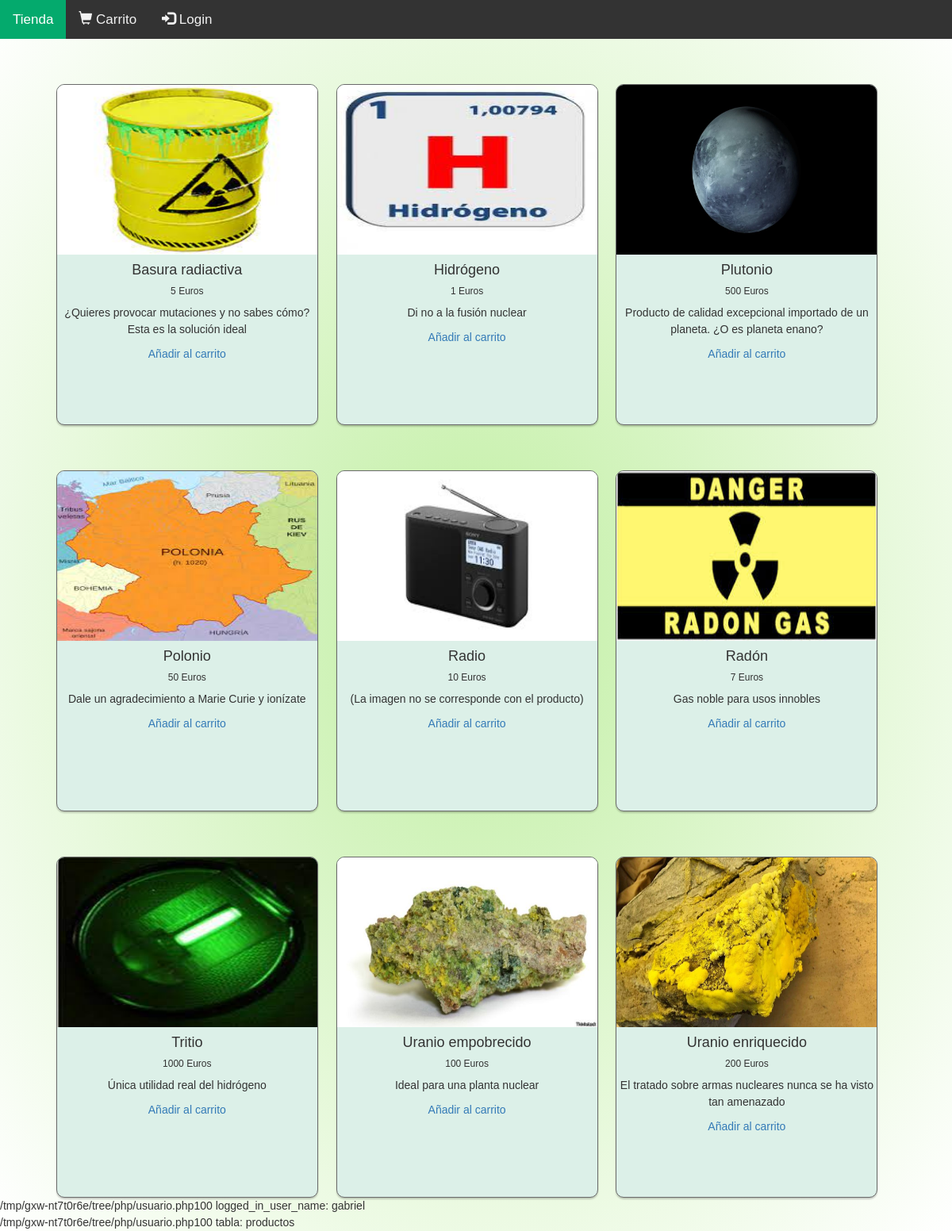
The page /php/usuario.php (signed in) on the database its author committed.
### tables this page shows
create table productos (producto varchar(50) not null primary key, precio int not null, descripcion text, imagen varchar(50));

### php/usuario.php (the view, shortened to what this page needs)
<!DOCTYPE html>
<html lang="es">
<head>
    <link rel="stylesheet" href="https://maxcdn.bootstrapcdn.com/bootstrap/3.3.7/css/bootstrap.min.css">
    <link rel="stylesheet" type="text/css" href="../css/estilos.css">
</head>
<body>
    <div class="topnav">
        <a class="active" href="#usuario.php">Tienda</a>
        <a href="javascript:void(0);" onclick="openNav()"><span class="glyphicon glyphicon-shopping-cart"></span> Carrito</a>
        <a href="javascript:void(0);" onclick="openLog()"><span class="glyphicon glyphicon-log-in"></span> Login</a>
    </div>
<?php
    $mysqli = new mysqli("localhost", "root", "", "tienda");
    $sql = "SELECT producto, precio, descripcion, imagen FROM productos";
    $result = $mysqli->query($sql);
    echo "<div class='container'>";
        while ($row = $result->fetch_assoc()){
            echo "<article>";
                echo "<img src=\"../imagenes/".$row["imagen"]."\" alt='Texto alternativo para la primera imagen'>";
                echo "<h4>".$row["producto"]."</h4>";
                echo "<h6>".$row["precio"]." Euros</h6>";
                echo "<p>".$row["descripcion"]."</p>";
                if (isset($_SESSION[$row["producto"]])){
                    echo "Ya está en el carrito";
                } else {
                    echo "<a href='anadir.php?Producto=".$row["producto"]."'>Añadir al carrito</a>";
                }
            echo "</article>";
        }
    echo "</div>";
    foreach ($_SESSION as $index => $value) {
        echo __FILE__ . __LINE__ . " $index: $value<br>";
    }
    ?>
</body>
</html>

### css/estilos.css (style rules this page uses)
body { line-height: 150%; font-family: sans-serif; background-image: radial-gradient(rgba(159, 230, 112, 0.644),rgba(255, 255, 255, 0.644)); }
a:link { text-decoration: none; }
.container { display: flex; flex-wrap: wrap; justify-content: center; align-content: stretch; align-items: stretch; }
article { width: 330px; height: 430px; border: 1px #6a6a6a solid; border-radius: 10px; overflow: hidden; box-shadow: 0 2px 2px rgba(0, 0, 0, 0.2); text-align: center; margin-top: 5%; margin-right: 2%; background-color: #dcf0e8; }
img { width: 100%; height: 50%; }
.topnav { background-color: #333; overflow: hidden; }
.topnav a { float: left; color: #f2f2f2; text-align: center; padding: 14px 16px; text-decoration: none; font-size: 17px; }
.topnav a.active { background-color: #04AA6D; color: white; }

### rows shown on the page
productos: imagen (picture), producto "Basura radiactiva", precio "5", descripcion "¿Quieres provocar mutaciones y no sabes cómo? Esta es la solución ideal"
productos: imagen (picture), producto "Hidrógeno", precio "1", descripcion "Di no a la fusión nuclear"
productos: imagen (picture), producto "Plutonio", precio "500", descripcion "Producto de calidad excepcional importado de un planeta. ¿O es planeta enano?"
productos: imagen (picture), producto "Polonio", precio "50", descripcion "Dale un agradecimiento a Marie Curie y ionízate"
productos: imagen (picture), producto "Radio", precio "10", descripcion "(La imagen no se corresponde con el producto)"
productos: imagen (picture), producto "Radón", precio "7", descripcion "Gas noble para usos innobles"
productos: imagen (picture), producto "Tritio", precio "1000", descripcion "Única utilidad real del hidrógeno"
productos: imagen (picture), producto "Uranio empobrecido", precio "100", descripcion "Ideal para una planta nuclear"
productos: imagen (picture), producto "Uranio enriquecido", precio "200", descripcion "El tratado sobre armas nucleares nunca se ha visto tan amenazado"

### other values the page prints
$index "logged_in_user_name"
$value "gabriel"
$index "tabla"
$value "productos"
